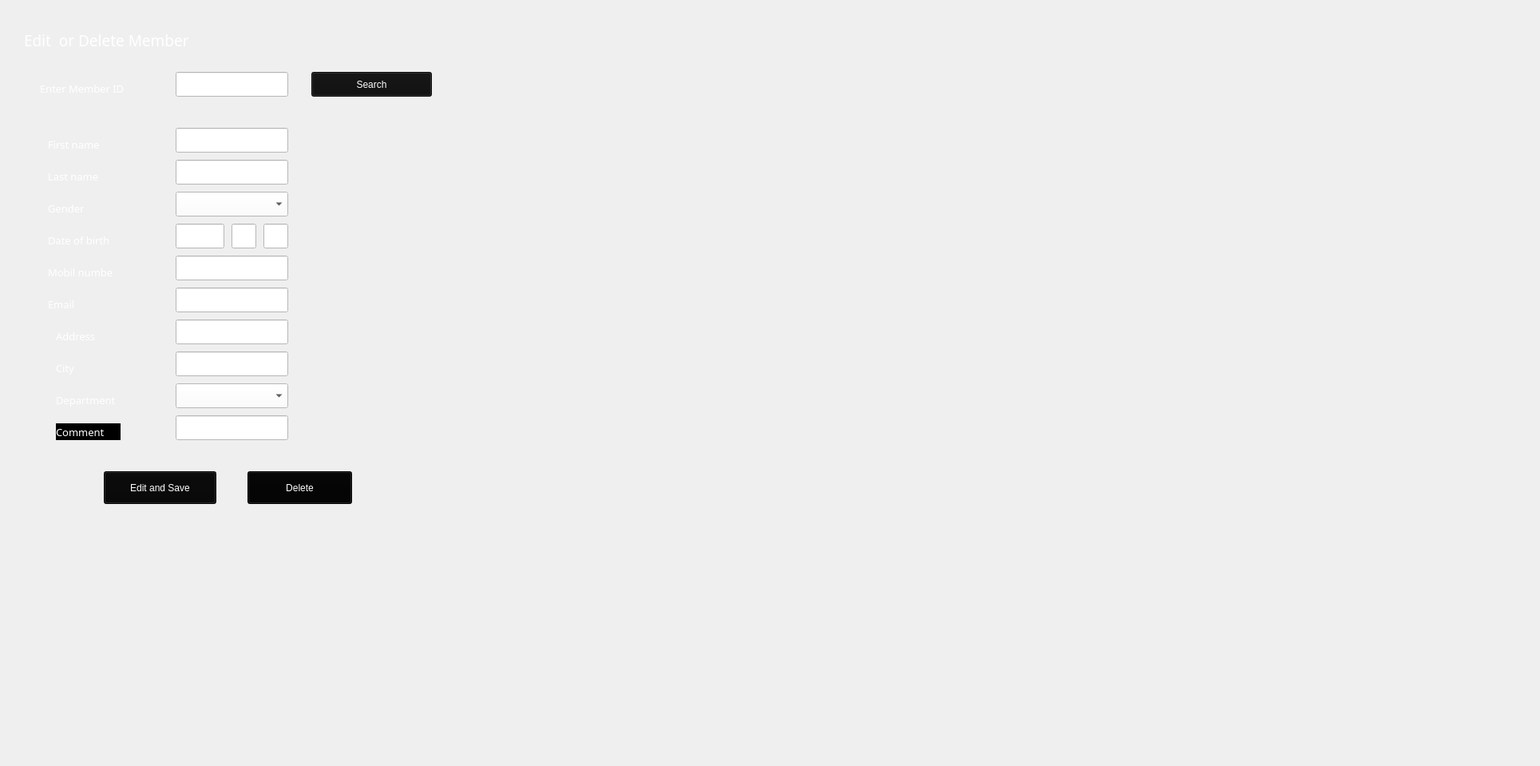
    <widget class="QWidget" name="tab_11">
     <attribute name="title">
      <string>editDeleteMember</string>
     </attribute>
     <widget class="QLabel" name="label_85">
      <property name="geometry">
       <rect>
        <x>0</x>
        <y>0</y>
        <width>1920</width>
        <height>950</height>
       </rect>
      </property>
      <property name="maximumSize">
       <size>
        <width>16777215</width>
        <height>16777213</height>
       </size>
      </property>
      <property name="font">
       <font>
        <family>Ink Free</family>
        <pointsize>10</pointsize>
        <weight>50</weight>
        <italic>false</italic>
        <bold>false</bold>
       </font>
      </property>
      <property name="text">
       <string/>
      </property>
      <property name="pixmap">
       <pixmap>../app-pyqt5/0006.jpg</pixmap>
      </property>
     </widget>
     <widget class="QLabel" name="label_86">
      <property name="geometry">
       <rect>
        <x>70</x>
        <y>490</y>
        <width>81</width>
        <height>21</height>
       </rect>
      </property>
      <property name="maximumSize">
       <size>
        <width>16777215</width>
        <height>16777213</height>
       </size>
      </property>
      <property name="font">
       <font>
        <family>Ink Free</family>
        <pointsize>10</pointsize>
        <weight>50</weight>
        <italic>false</italic>
        <bold>false</bold>
       </font>
      </property>
      <property name="styleSheet">
       <string notr="true">font: 10pt &quot;Ink Free&quot;;
color: rgb(255, 255, 255);</string>
      </property>
      <property name="text">
       <string>Department</string>
      </property>
     </widget>
     <widget class="QLineEdit" name="tb231">
      <property name="geometry">
       <rect>
        <x>220</x>
        <y>520</y>
        <width>141</width>
        <height>31</height>
       </rect>
      </property>
      <property name="styleSheet">
       <string notr="true">background-color: rgb(255, 255, 255);
font: 8pt &quot;MS Shell Dlg 2&quot;;
color: rgb(0, 0, 0);</string>
      </property>
     </widget>
     <widget class="QLabel" name="label_87">
      <property name="geometry">
       <rect>
        <x>60</x>
        <y>210</y>
        <width>81</width>
        <height>21</height>
       </rect>
      </property>
      <property name="maximumSize">
       <size>
        <width>16777215</width>
        <height>16777213</height>
       </size>
      </property>
      <property name="font">
       <font>
        <family>Ink Free</family>
        <pointsize>10</pointsize>
        <weight>50</weight>
        <italic>false</italic>
        <bold>false</bold>
       </font>
      </property>
      <property name="styleSheet">
       <string notr="true">font: 10pt &quot;Ink Free&quot;;
color: rgb(255, 255, 255);</string>
      </property>
      <property name="text">
       <string>Last name</string>
      </property>
     </widget>
     <widget class="QComboBox" name="cb230">
      <property name="geometry">
       <rect>
        <x>220</x>
        <y>480</y>
        <width>141</width>
        <height>31</height>
       </rect>
      </property>
      <property name="font">
       <font>
        <family>MS Shell Dlg 2</family>
        <pointsize>8</pointsize>
        <weight>50</weight>
        <italic>false</italic>
        <bold>false</bold>
       </font>
      </property>
      <property name="styleSheet">
       <string notr="true">background-color: rgb(255, 255, 255);
font: 8pt &quot;MS Shell Dlg 2&quot;;
color: rgb(0, 0, 0);</string>
      </property>
      <item>
       <property name="text">
        <string/>
       </property>
      </item>
      <item>
       <property name="text">
        <string>Studen (En väg framåt)</string>
       </property>
      </item>
      <item>
       <property name="text">
        <string>Projekt Exakt</string>
       </property>
      </item>
      <item>
       <property name="text">
        <string>Café och kök</string>
       </property>
      </item>
      <item>
       <property name="text">
        <string>Gröna Fingrar</string>
       </property>
      </item>
      <item>
       <property name="text">
        <string>Kontoret </string>
       </property>
      </item>
      <item>
       <property name="text">
        <string>Fixa till</string>
       </property>
      </item>
      <item>
       <property name="text">
        <string>Naturkontakt</string>
       </property>
      </item>
     </widget>
     <widget class="QLabel" name="label_90">
      <property name="geometry">
       <rect>
        <x>60</x>
        <y>330</y>
        <width>81</width>
        <height>21</height>
       </rect>
      </property>
      <property name="maximumSize">
       <size>
        <width>16777215</width>
        <height>16777213</height>
       </size>
      </property>
      <property name="font">
       <font>
        <family>Ink Free</family>
        <pointsize>10</pointsize>
        <weight>50</weight>
        <italic>false</italic>
        <bold>false</bold>
       </font>
      </property>
      <property name="styleSheet">
       <string notr="true">font: 10pt &quot;Ink Free&quot;;
color: rgb(255, 255, 255);</string>
      </property>
      <property name="text">
       <string>Mobil number</string>
      </property>
     </widget>
     <widget class="QComboBox" name="cb224">
      <property name="geometry">
       <rect>
        <x>220</x>
        <y>240</y>
        <width>141</width>
        <height>31</height>
       </rect>
      </property>
      <property name="font">
       <font>
        <family>MS Shell Dlg 2</family>
        <pointsize>8</pointsize>
        <weight>50</weight>
        <italic>false</italic>
        <bold>false</bold>
       </font>
      </property>
      <property name="styleSheet">
       <string notr="true">background-color: rgb(255, 255, 255);
font: 8pt &quot;MS Shell Dlg 2&quot;;
color: rgb(0, 0, 0);</string>
      </property>
      <item>
       <property name="text">
        <string/>
       </property>
      </item>
      <item>
       <property name="text">
        <string>Male</string>
       </property>
      </item>
      <item>
       <property name="text">
        <string>Female</string>
       </property>
      </item>
      <item>
       <property name="text">
        <string>Other</string>
       </property>
      </item>
     </widget>
     <widget class="QLineEdit" name="tb222">
      <property name="geometry">
       <rect>
        <x>220</x>
        <y>160</y>
        <width>141</width>
        <height>31</height>
       </rect>
      </property>
      <property name="styleSheet">
       <string notr="true">background-color: rgb(255, 255, 255);
font: 8pt &quot;MS Shell Dlg 2&quot;;
color: rgb(0, 0, 0);</string>
      </property>
     </widget>
     <widget class="QLineEdit" name="tb227">
      <property name="geometry">
       <rect>
        <x>220</x>
        <y>360</y>
        <width>141</width>
        <height>31</height>
       </rect>
      </property>
      <property name="styleSheet">
       <string notr="true">background-color: rgb(255, 255, 255);
font: 8pt &quot;MS Shell Dlg 2&quot;;
color: rgb(0, 0, 0);</string>
      </property>
     </widget>
     <widget class="QLabel" name="label_91">
      <property name="geometry">
       <rect>
        <x>60</x>
        <y>370</y>
        <width>81</width>
        <height>21</height>
       </rect>
      </property>
      <property name="maximumSize">
       <size>
        <width>16777215</width>
        <height>16777213</height>
       </size>
      </property>
      <property name="font">
       <font>
        <family>Ink Free</family>
        <pointsize>10</pointsize>
        <weight>50</weight>
        <italic>false</italic>
        <bold>false</bold>
       </font>
      </property>
      <property name="styleSheet">
       <string notr="true">font: 10pt &quot;Ink Free&quot;;
color: rgb(255, 255, 255);</string>
      </property>
      <property name="text">
       <string>Email</string>
      </property>
     </widget>
     <widget class="QLineEdit" name="tb223">
      <property name="geometry">
       <rect>
        <x>220</x>
        <y>200</y>
        <width>141</width>
        <height>31</height>
       </rect>
      </property>
      <property name="styleSheet">
       <string notr="true">background-color: rgb(255, 255, 255);
font: 8pt &quot;MS Shell Dlg 2&quot;;
color: rgb(0, 0, 0);</string>
      </property>
     </widget>
     <widget class="QLineEdit" name="tb228">
      <property name="geometry">
       <rect>
        <x>220</x>
        <y>400</y>
        <width>141</width>
        <height>31</height>
       </rect>
      </property>
      <property name="styleSheet">
       <string notr="true">background-color: rgb(255, 255, 255);
font: 8pt &quot;MS Shell Dlg 2&quot;;
color: rgb(0, 0, 0);</string>
      </property>
     </widget>
     <widget class="QLabel" name="label_92">
      <property name="geometry">
       <rect>
        <x>70</x>
        <y>450</y>
        <width>81</width>
        <height>21</height>
       </rect>
      </property>
      <property name="maximumSize">
       <size>
        <width>16777215</width>
        <height>16777213</height>
       </size>
      </property>
      <property name="font">
       <font>
        <family>Ink Free</family>
        <pointsize>10</pointsize>
        <weight>50</weight>
        <italic>false</italic>
        <bold>false</bold>
       </font>
      </property>
      <property name="styleSheet">
       <string notr="true">font: 10pt &quot;Ink Free&quot;;
color: rgb(255, 255, 255);</string>
      </property>
      <property name="text">
       <string>City</string>
      </property>
     </widget>
     <widget class="QLabel" name="label_93">
      <property name="geometry">
       <rect>
        <x>60</x>
        <y>250</y>
        <width>81</width>
        <height>21</height>
       </rect>
      </property>
      <property name="maximumSize">
       <size>
        <width>16777215</width>
        <height>16777213</height>
       </size>
      </property>
      <property name="font">
       <font>
        <family>Ink Free</family>
        <pointsize>10</pointsize>
        <weight>50</weight>
        <italic>false</italic>
        <bold>false</bold>
       </font>
      </property>
      <property name="styleSheet">
       <string notr="true">font: 10pt &quot;Ink Free&quot;;
color: rgb(255, 255, 255);</string>
      </property>
      <property name="text">
       <string>Gender</string>
      </property>
     </widget>
     <widget class="QLabel" name="label_94">
      <property name="geometry">
       <rect>
        <x>70</x>
        <y>410</y>
        <width>81</width>
        <height>21</height>
       </rect>
      </property>
      <property name="maximumSize">
       <size>
        <width>16777215</width>
        <height>16777213</height>
       </size>
      </property>
      <property name="font">
       <font>
        <family>Ink Free</family>
        <pointsize>10</pointsize>
        <weight>50</weight>
        <italic>false</italic>
        <bold>false</bold>
       </font>
      </property>
      <property name="styleSheet">
       <string notr="true">font: 10pt &quot;Ink Free&quot;;
color: rgb(255, 255, 255);</string>
      </property>
      <property name="text">
       <string>Address</string>
      </property>
     </widget>
     <widget class="QLabel" name="label_95">
      <property name="geometry">
       <rect>
        <x>70</x>
        <y>530</y>
        <width>81</width>
        <height>21</height>
       </rect>
      </property>
      <property name="maximumSize">
       <size>
        <width>16777215</width>
        <height>16777213</height>
       </size>
      </property>
      <property name="font">
       <font>
        <family>Ink Free</family>
        <pointsize>10</pointsize>
        <weight>50</weight>
        <italic>false</italic>
        <bold>false</bold>
       </font>
      </property>
      <property name="styleSheet">
       <string notr="true">font: 10pt &quot;Ink Free&quot;;
color: rgb(255, 255, 255);
background-color: rgb(0, 0, 0);</string>
      </property>
      <property name="text">
       <string>Comment</string>
      </property>
     </widget>
     <widget class="QLabel" name="label_96">
      <property name="geometry">
       <rect>
        <x>60</x>
        <y>170</y>
        <width>81</width>
        <height>21</height>
       </rect>
      </property>
      <property name="maximumSize">
       <size>
        <width>16777215</width>
        <height>16777213</height>
       </size>
      </property>
      <property name="font">
       <font>
        <family>Ink Free</family>
        <pointsize>10</pointsize>
        <weight>50</weight>
        <italic>false</italic>
        <bold>false</bold>
       </font>
      </property>
      <property name="styleSheet">
       <string notr="true">font: 10pt &quot;Ink Free&quot;;
color: rgb(255, 255, 255);</string>
      </property>
      <property name="text">
       <string>First name</string>
      </property>
     </widget>
     <widget class="QLabel" name="label_97">
      <property name="geometry">
       <rect>
        <x>60</x>
        <y>290</y>
        <width>81</width>
        <height>21</height>
       </rect>
      </property>
      <property name="maximumSize">
       <size>
        <width>16777215</width>
        <height>16777213</height>
       </size>
      </property>
      <property name="font">
       <font>
        <family>Ink Free</family>
        <pointsize>10</pointsize>
        <weight>50</weight>
        <italic>false</italic>
        <bold>false</bold>
       </font>
      </property>
      <property name="styleSheet">
       <string notr="true">font: 10pt &quot;Ink Free&quot;;
color: rgb(255, 255, 255);</string>
      </property>
      <property name="text">
       <string>Date of birth</string>
      </property>
     </widget>
     <widget class="QPushButton" name="b221">
      <property name="geometry">
       <rect>
        <x>130</x>
        <y>590</y>
        <width>141</width>
        <height>41</height>
       </rect>
      </property>
      <property name="styleSheet">
       <string notr="true">color: rgb(255, 255, 255);
font: 12pt &quot;Ink Free&quot;;
background-color: rgb(8, 8, 8);</string>
      </property>
      <property name="text">
       <string>Edit and Save</string>
      </property>
     </widget>
     <widget class="QLineEdit" name="tb226">
      <property name="geometry">
       <rect>
        <x>220</x>
        <y>320</y>
        <width>141</width>
        <height>31</height>
       </rect>
      </property>
      <property name="styleSheet">
       <string notr="true">background-color: rgb(255, 255, 255);
font: 8pt &quot;MS Shell Dlg 2&quot;;
color: rgb(0, 0, 0);</string>
      </property>
     </widget>
     <widget class="QLineEdit" name="tb229">
      <property name="geometry">
       <rect>
        <x>220</x>
        <y>440</y>
        <width>141</width>
        <height>31</height>
       </rect>
      </property>
      <property name="styleSheet">
       <string notr="true">background-color: rgb(255, 255, 255);
font: 8pt &quot;MS Shell Dlg 2&quot;;
color: rgb(0, 0, 0);</string>
      </property>
     </widget>
     <widget class="QPushButton" name="b222">
      <property name="geometry">
       <rect>
        <x>310</x>
        <y>590</y>
        <width>131</width>
        <height>41</height>
       </rect>
      </property>
      <property name="styleSheet">
       <string notr="true">color: rgb(255, 255, 255);
background-color: rgb(4, 4, 4);
font: 12pt &quot;Ink Free&quot;;</string>
      </property>
      <property name="text">
       <string>Delete</string>
      </property>
     </widget>
     <widget class="QLineEdit" name="tb225_2">
      <property name="geometry">
       <rect>
        <x>290</x>
        <y>280</y>
        <width>31</width>
        <height>31</height>
       </rect>
      </property>
      <property name="styleSheet">
       <string notr="true">background-color: rgb(255, 255, 255);
font: 8pt &quot;MS Shell Dlg 2&quot;;
color: rgb(0, 0, 0);</string>
      </property>
     </widget>
     <widget class="QLineEdit" name="tb225_1">
      <property name="geometry">
       <rect>
        <x>220</x>
        <y>280</y>
        <width>61</width>
        <height>31</height>
       </rect>
      </property>
      <property name="styleSheet">
       <string notr="true">background-color: rgb(255, 255, 255);
font: 8pt &quot;MS Shell Dlg 2&quot;;
color: rgb(0, 0, 0);</string>
      </property>
     </widget>
     <widget class="QLineEdit" name="tb225_3">
      <property name="geometry">
       <rect>
        <x>330</x>
        <y>280</y>
        <width>31</width>
        <height>31</height>
       </rect>
      </property>
      <property name="styleSheet">
       <string notr="true">background-color: rgb(255, 255, 255);
font: 8pt &quot;MS Shell Dlg 2&quot;;
color: rgb(0, 0, 0);</string>
      </property>
     </widget>
     <widget class="QPushButton" name="b500">
      <property name="geometry">
       <rect>
        <x>390</x>
        <y>90</y>
        <width>151</width>
        <height>31</height>
       </rect>
      </property>
      <property name="styleSheet">
       <string notr="true">color: rgb(255, 255, 255);
background-color: rgb(15, 15, 15);
font: 12pt &quot;Ink Free&quot;;</string>
      </property>
      <property name="text">
       <string>Search</string>
      </property>
     </widget>
     <widget class="QLineEdit" name="tb501">
      <property name="geometry">
       <rect>
        <x>220</x>
        <y>90</y>
        <width>141</width>
        <height>31</height>
       </rect>
      </property>
      <property name="styleSheet">
       <string notr="true">background-color: rgb(255, 255, 255);
font: 8pt &quot;MS Shell Dlg 2&quot;;
color: rgb(0, 0, 0);</string>
      </property>
     </widget>
     <widget class="QLabel" name="l5000">
      <property name="geometry">
       <rect>
        <x>10</x>
        <y>100</y>
        <width>31</width>
        <height>16</height>
       </rect>
      </property>
      <property name="maximumSize">
       <size>
        <width>16777215</width>
        <height>16777213</height>
       </size>
      </property>
      <property name="font">
       <font>
        <family>Ink Free</family>
        <pointsize>10</pointsize>
        <weight>50</weight>
        <italic>false</italic>
        <bold>false</bold>
       </font>
      </property>
      <property name="text">
       <string/>
      </property>
     </widget>
     <widget class="QLabel" name="l220">
      <property name="geometry">
       <rect>
        <x>30</x>
        <y>30</y>
        <width>251</width>
        <height>41</height>
       </rect>
      </property>
      <property name="font">
       <font>
        <family>Ink Free</family>
        <pointsize>14</pointsize>
        <weight>50</weight>
        <italic>false</italic>
        <bold>false</bold>
       </font>
      </property>
      <property name="styleSheet">
       <string notr="true">color: rgb(0, 0, 127);
font: 14pt &quot;Ink Free&quot;;
color: rgb(255, 255, 255);</string>
      </property>
      <property name="text">
       <string>Edit  or Delete Member</string>
      </property>
     </widget>
     <widget class="QLabel" name="label_88">
      <property name="geometry">
       <rect>
        <x>50</x>
        <y>100</y>
        <width>121</width>
        <height>21</height>
       </rect>
      </property>
      <property name="maximumSize">
       <size>
        <width>16777215</width>
        <height>16777213</height>
       </size>
      </property>
      <property name="font">
       <font>
        <family>Ink Free</family>
        <pointsize>10</pointsize>
        <weight>50</weight>
        <italic>false</italic>
        <bold>false</bold>
       </font>
      </property>
      <property name="styleSheet">
       <string notr="true">font: 10pt &quot;Ink Free&quot;;
color: rgb(255, 255, 255);</string>
      </property>
      <property name="text">
       <string>Enter Member ID</string>
      </property>
     </widget>
    </widget>
